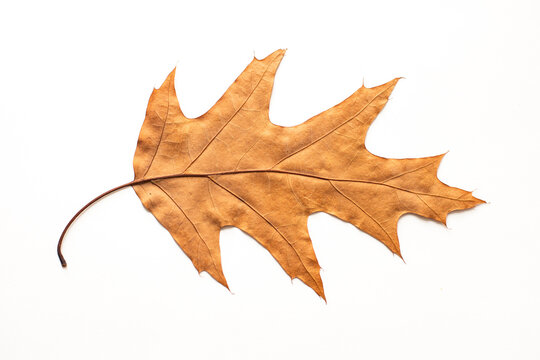
#> input picture cv/dead_leaf.jpg, 540 x 360 px, given in place of the camera
$ python leaf_color_detector.py
#> lines starting #> are read from the running program, lines starting #| are printed output that depends on the picture; after the words box and inside, x2 and y2 are one past the last pixel; in counts of white or black regions, pixels touching at a corner belong together
#> further down, frame is the input picture: shape (360, 540, 3); mean B, G, R 215.5, 230.7, 247.5
import cv2
import numpy as np

def calculate_greenness(frame):
    # Convert the frame from BGR to HSV color space
    hsv = cv2.cvtColor(frame, cv2.COLOR_BGR2HSV)
#> hsv: shape (360, 540, 3); mean H, S, V 14.3, 36.7, 247.6

    # Define the range of green color in HSV
    lower_green = np.array([40, 40, 40])
    upper_green = np.array([80, 255, 255])

    # Threshold the image to get only green regions
    green_mask = cv2.inRange(hsv, lower_green, upper_green)
#> green_mask: shape (360, 540); every value is 0

    # Calculate the percentage of green pixels
    total_pixels = frame.shape[0] * frame.shape[1]
#> total_pixels = 194400
    green_pixels = cv2.countNonZero(green_mask)
#> green_pixels = 0
    greenness_percentage = (green_pixels / total_pixels) * 100
#> greenness_percentage = 0

    return greenness_percentage

# Open a connection to the webcam (0 is usually the default camera)
cap = cv2.VideoCapture(0)

while True:
    # Read a frame from the webcam
    ret, frame = cap.read()

    # Calculate greenness
    greenness = calculate_greenness(frame)
#> greenness = 0

    # Display the frame and greenness value
    cv2.putText(frame, f'Greenness: {greenness:.2f}%', (10, 30), cv2.FONT_HERSHEY_SIMPLEX, 1, (0, 255, 0), 2)
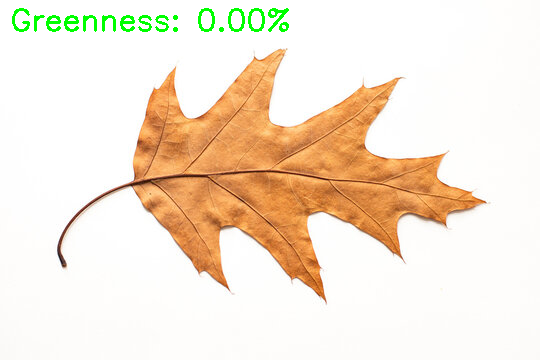
#> frame: shape (360, 540, 3); 1.01% of pixels changed, all inside (x1, y1, x2, y2) = (12, 8, 289, 32)
    cv2.imshow('Leaf Greenness Detection', frame)

    # Break the loop when 'q' key is pressed
    if cv2.waitKey(1) & 0xFF == ord('q'):
#> (key q is pressed here)
        break

# Release the webcam and close the window
cap.release()
cv2.destroyAllWindows()

$ run again, on cv/healthy_leaf.jpg
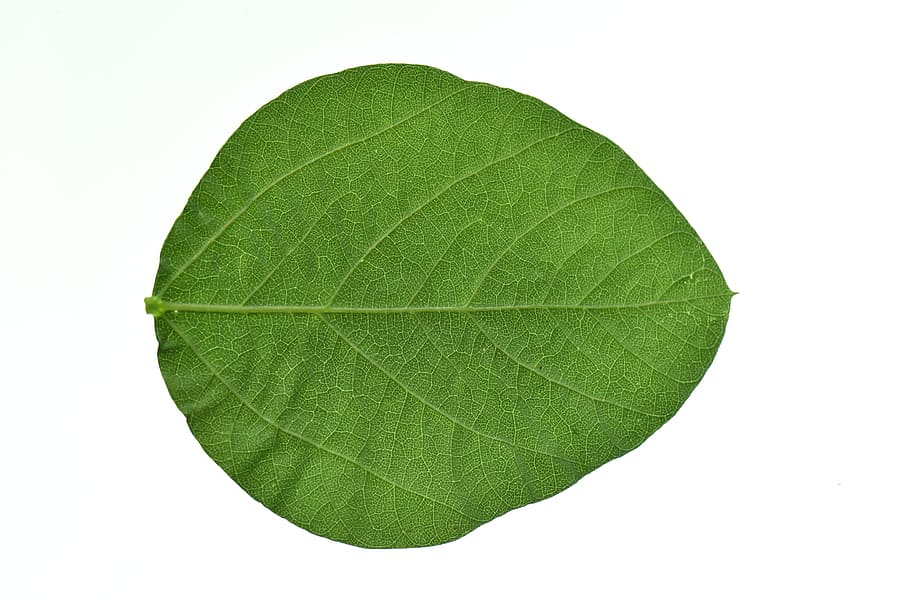
#> input picture cv/healthy_leaf.jpg, 910 x 607 px, given in place of the camera
#> frame is the input picture: shape (607, 910, 3); mean B, G, R 175.3, 209.6, 192.6
#> hsv: shape (607, 910, 3); mean H, S, V 33.2, 67, 209.6
#> in calculate_greenness, `green_mask = cv2.inRange(hsv, lower_green, upper_green)`:
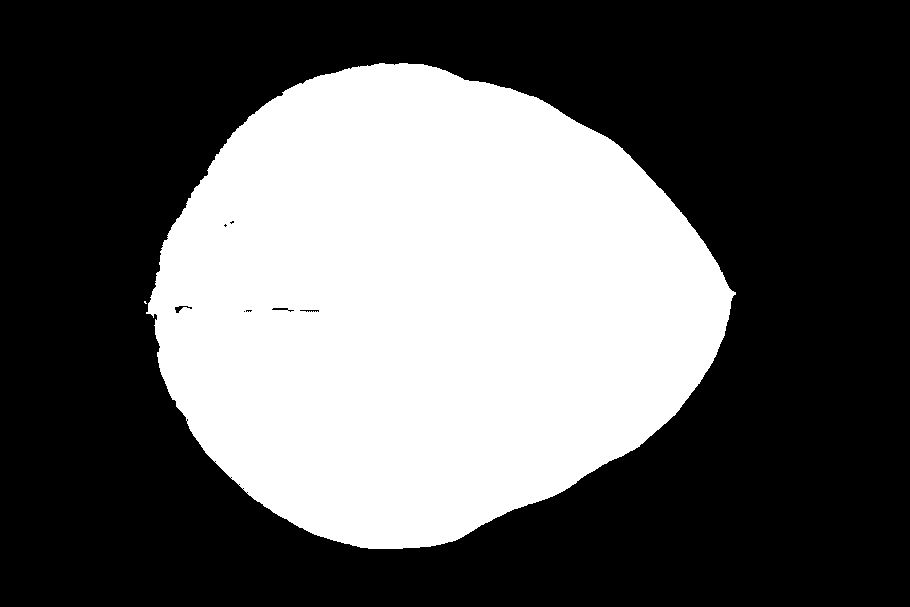
#> green_mask: shape (607, 910); 37.3% white; 2 white regions (1 under 20 px), largest, box (x1, y1, x2, y2) and area: (146, 63, 736, 549) 205999
#> green_pixels = 206005
#> greenness_percentage = 37.29
#> `cv2.putText(frame, f'Greenness: {greenness:.2f}%', (10, 30), cv2.FONT_..`:
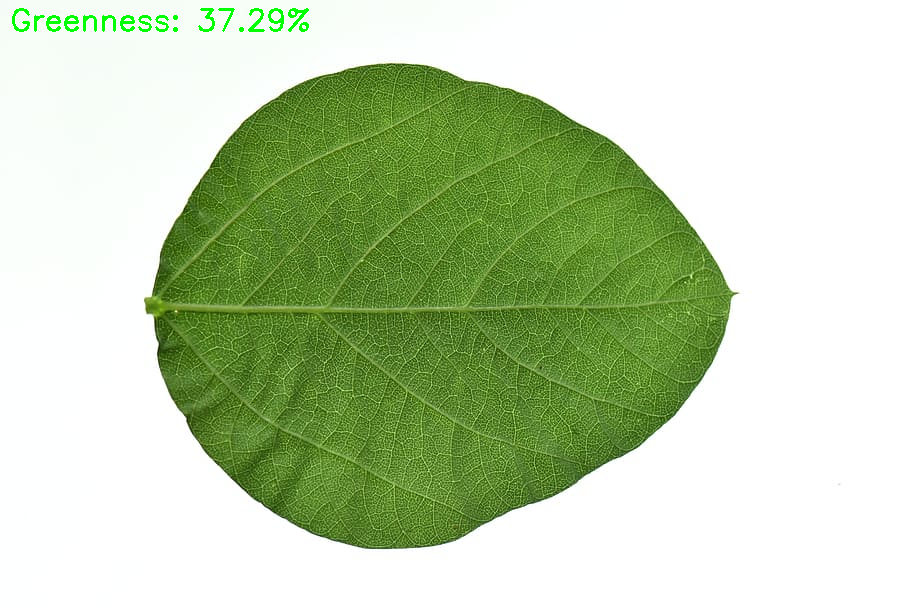
#> frame: shape (607, 910, 3); 0.37% of pixels changed, all inside (x1, y1, x2, y2) = (12, 8, 309, 32)
